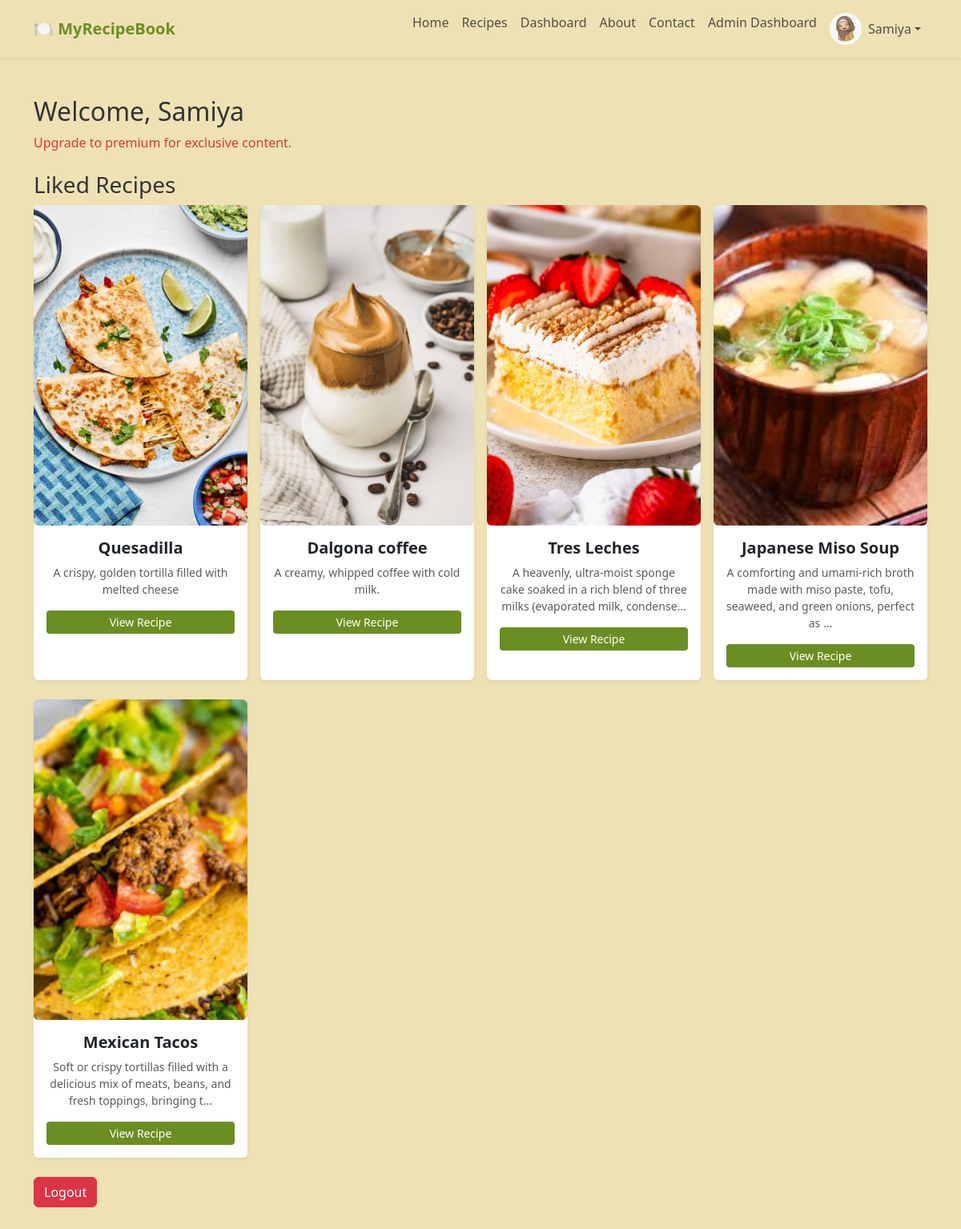
The page /dashboard (signed in) on the database its author committed.
### app/models.py (models this page shows, shortened)
class User(db.Model, UserMixin):
    id = db.Column(db.Integer, primary_key=True)
    username = db.Column(db.String(50), unique=True, nullable=False)
    name = db.Column(db.String(100))
    email = db.Column(db.String(100), unique=True, nullable=False)
    profile_photo = db.Column(db.String(255))  # Store image path
    password_hash = db.Column(db.String(255), nullable=False)
    is_premium = db.Column(db.Boolean, default=False)  # For premium users
    is_admin=db.Column(db.Boolean, default=False)
    liked_recipes = db.relationship('Recipe', secondary='like', backref='liked_by')

class Recipe(db.Model):
    id = db.Column(db.Integer, primary_key=True)
    title = db.Column(db.String(255), nullable=False)
    tags = db.Column(db.String(255))
    ingredients = db.Column(db.Text, nullable=False)
    instructions = db.Column(db.Text, nullable=True)
    description = db.Column(db.String(500), nullable=True)
    image_path = db.Column(db.String(255))  # Stores relative path
    video_path = db.Column(db.String(255))  # Stores relative path
    is_premium = db.Column(db.Boolean, default=False)  # New column
    likes = db.relationship('Like', backref='recipe', lazy=True)
    ratings = db.relationship('Rating', backref='recipe', lazy=True)
    comments = db.relationship('Comment', backref='recipe', lazy=True)

### app/routes.py (the view)
@bp.route("/dashboard")
@login_required
def user_dashboard():
    liked_recipes = current_user.liked_recipes  # Get all liked recipes for the user
    return render_template('user_dashboard.html', liked_recipes=liked_recipes)

### app/__init__.py (called while the page is built)
def create_app():
    app = Flask(__name__)
    app.config.from_object(Config)
    db.init_app(app)
    migrate.init_app(app, db)
    login_manager.init_app(app)
    ensure_upload_folders(app)
    @login_manager.user_loader
    def load_user(user_id):
        return User.query.get(int(user_id)) or Admin.query.get(int(user_id))
    from app.routes import bp
    app.register_blueprint(bp)
    login_manager.login_view = 'routes.admin_login'  # Redirect if user is not logged in
    login_manager.login_message_category = "danger"
    return app

### app/templates/user_dashboard.html
{% extends "base.html" %}
{% block content %}
<h2>Welcome, {{ current_user.name }}</h2>
{% if current_user.is_premium %}
    <p class="text-success">You are a Premium User! Enjoy exclusive recipes.</p>
{% else %}
    <p class="text-danger">Upgrade to premium for exclusive content.</p>
{% endif %}
<h3 class="mt-4">Liked Recipes</h3>
<div class="row gx-3 gy-4">
    {% for recipe in liked_recipes %}
        <div class="col-lg-3 col-md-4 col-sm-6 col-12">
            <div class="card shadow-sm border-0 h-100">
                {% if recipe.image_path %}
                    <img src="{{ url_for('static', filename=recipe.image_path) }}"
                         class="card-img-top rounded" alt="{{ recipe.title }}">
                {% else %}
                    <img src="{{ url_for('static', filename='images/placeholder.jpg') }}"
                         class="card-img-top rounded" alt="No Image Available">
                {% endif %}
                <div class="card-body text-center">
                    <h5 class="card-title fw-bold">{{ recipe.title }}</h5>
                    <p class="text-muted small">
                        {{ (recipe.description or '')[:100] }}{% if (recipe.description or '')|length > 100 %}...{% endif %}
                    </p>
                    <a href="{{ url_for('routes.view_recipe', recipe_id=recipe.id) }}" class="btn btn-primary btn-sm">
                        View Recipe
                    </a>
                </div>
            </div>
        </div>
    {% endfor %}
</div>
<div class="mt-4">
    <a href="{{ url_for('routes.user_logout') }}" class="btn btn-danger">Logout</a>
</div>
{% endblock %}

### app/templates/base.html (shortened to what this page needs)
<!DOCTYPE html>
<html lang="en">
<head>
    <link href="https://cdn.jsdelivr.net/npm/bootstrap@5.3.0/dist/css/bootstrap.min.css" rel="stylesheet">
    <link rel="stylesheet" href="{{ url_for('static', filename='styles.css') }}">
    <link rel="stylesheet" href="https://cdnjs.cloudflare.com/ajax/libs/font-awesome/6.0.0/css/all.min.css">
</head>
<body>
<nav class="navbar navbar-expand-lg navbar-light shadow-sm">
    <div class="container">
        <a class="navbar-brand fw-bold" href="{{ url_for('routes.index') }}">🍽️ MyRecipeBook</a>
        <div class="collapse navbar-collapse" id="navbarNav">
            <ul class="navbar-nav ms-auto">
                <li class="nav-item"><a class="nav-link" href="{{ url_for('routes.index') }}">Home</a></li>
                <li class="nav-item"><a class="nav-link" href="{{ url_for('routes.recipes') }}">Recipes</a></li>
                {% if current_user.is_authenticated %}
                    <li class="nav-item"><a class="nav-link" href="{{ url_for('routes.user_dashboard') }}">Dashboard</a></li>
                {% endif %}
                <li class="nav-item"><a class="nav-link" href="{{ url_for('routes.about') }}">About</a></li>
                <li class="nav-item"><a class="nav-link" href="{{ url_for('routes.contact') }}">Contact</a></li>
                {% if current_user.is_authenticated %}
                    {% if current_user.is_authenticated and current_user.is_admin %}
                    <li class="nav-item">
                        <a class="nav-link" href="{{ url_for('routes.admin_dashboard') }}">
                            Admin Dashboard
                         </a>
                    </li>
                {% endif %}
                    <li class="nav-item dropdown">
                        <a class="nav-link dropdown-toggle d-flex align-items-center" href="#" id="userDropdown" role="button" data-bs-toggle="dropdown">
                            <img src="{{ url_for('static', filename=current_user.profile_photo)}}" class="profile-photo me-2">
                            {{ current_user.name }}
                        </a>
                    </li>
                {% else %}
                    <li class="nav-item"><a class="nav-link link-accent" href="{{ url_for('routes.user_login') }}">Login</a></li>
                    <li class="nav-item"><a class="nav-link link-accent" href="{{ url_for('routes.user_signup') }}">Sign Up</a></li>
                {% endif %}
            </ul>
        </div>
    </div>
</nav>
    <div class="container my-5">
        {% block content %}{% endblock %}
    </div>
</body>
</html>

### app/static/styles.css (style rules this page uses)
:root { --bg-light: #EEE2B5; --bg-card: #F8F6F2; --text-dark: #333333; --accent-green: #6B8E23; --hover-green: #4A5D23; --border-light: #EAEAEA; }
body { background-color: var(--bg-light); color: var(--text-dark); font-family: 'Segoe UI', Tahoma, Geneva, Verdana, sans-serif; }
.navbar { background-color: var(--bg-light); box-shadow: 0 4px 12px rgba(0, 0, 0, 0.05); }
.navbar-brand { color: var(--accent-green); }
.btn-primary { background-color: var(--accent-green); border: none; transition: background-color 0.3s ease; }
.card-img-top { width: 100%; height: 400px; object-fit: cover; border-top-left-radius: 12px; border-top-right-radius: 12px; }
.card-body { display: flex; flex-direction: column; flex: 1; }
.profile-photo { width: 40px; height: 40px; border-radius: 50%; object-fit: cover; }

### rows shown on the page
User: profile_photo (picture), name "Samiya"
Recipe: image_path (picture), title "Quesadilla", description "A crispy, golden tortilla filled with melted cheese"
Recipe: image_path (picture), title "Dalgona coffee", description "A creamy, whipped coffee with cold milk."
Recipe: image_path (picture), title "Tres Leches", description "A heavenly, ultra-moist sponge cake soaked in a rich blend of three milks (evaporated milk, condense"
Recipe: image_path (picture), title "Japanese Miso Soup", description "A comforting and umami-rich broth made with miso paste, tofu, seaweed, and green onions, perfect as"
Recipe: image_path (picture), title "Mexican Tacos", description "Soft or crispy tortillas filled with a delicious mix of meats, beans, and fresh toppings, bringing t"
